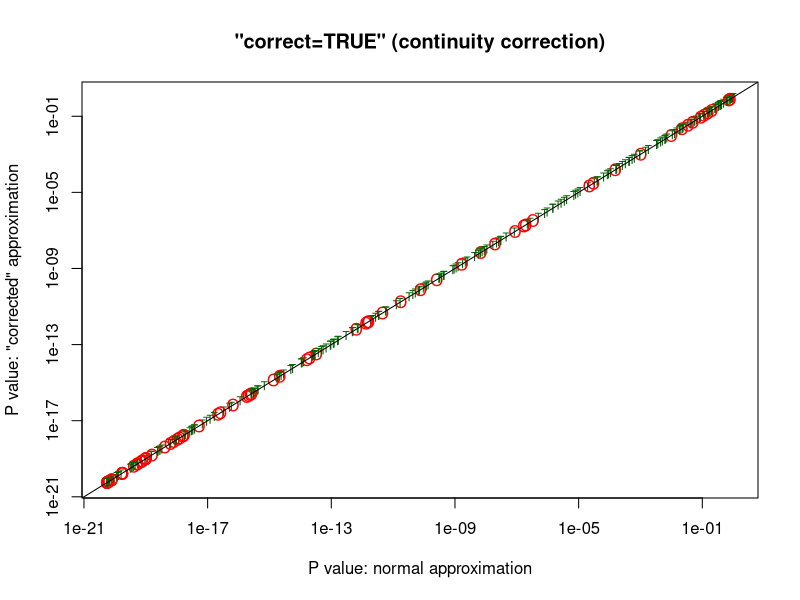
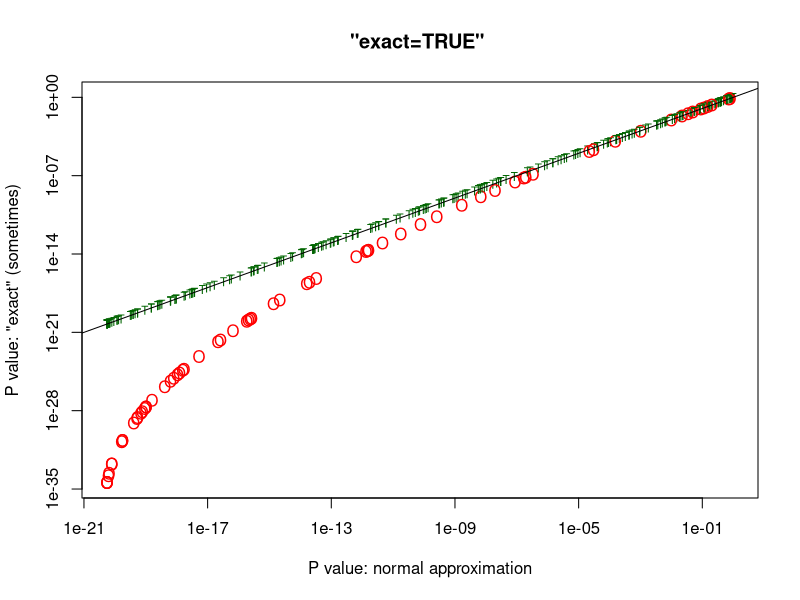
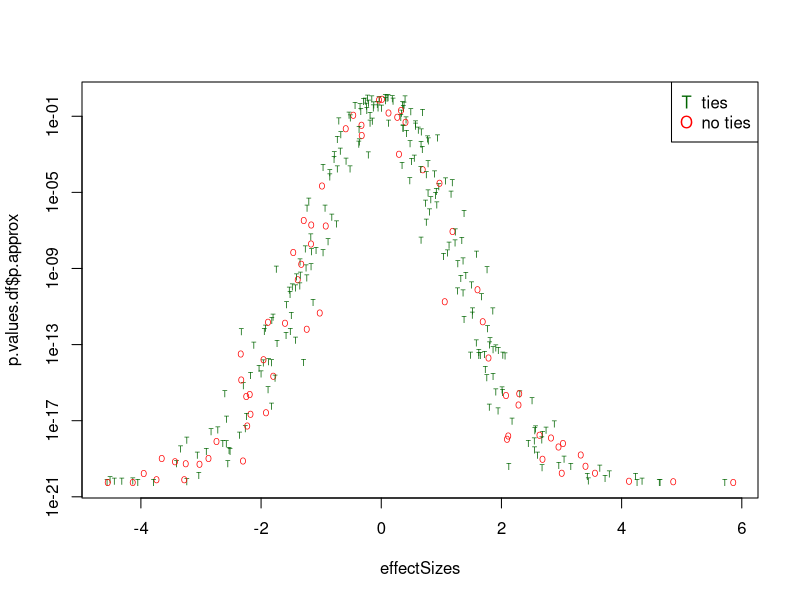
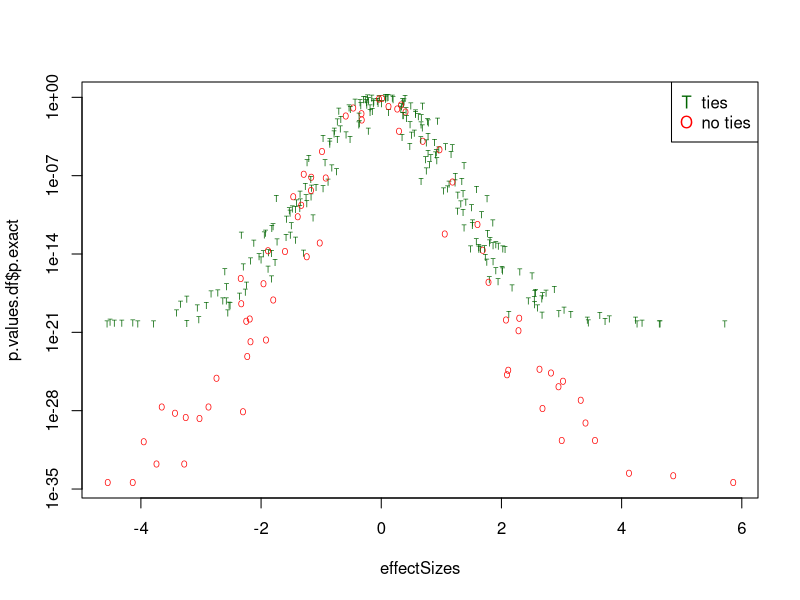

Source code (R) for these figures, in order:
## ---- chunk 1
knitr::opts_chunk$set(echo = TRUE)
## ---- chunk 2
sampleSize = 120
nFeatures = 300
## ---- chunk 3
outcomeClass = rbinom(sampleSize, 1, 1/2)
effectSizes = rnorm(nFeatures) * 2
## ---- chunk 4
do.wilcoxes = function(Xrounded) {
  X0 <- Xrounded[outcomeClass==0]
  X1 <- Xrounded[outcomeClass==1]
  data.frame(p.approx = wilcox.test(X0, X1)$p.value,
             p.correct = wilcox.test(X0, X1, correct=T)$p.value,
             p.exact = wilcox.test(X0, X1, exact=T)$p.value,
             anyTied = length(unique(Xrounded)) < sampleSize 
                  # not all unique.
   )
}
#options.saved = options(warn=-1)
p.values.list = lapply(effectSizes, function(effSize){
  X = rnorm(sampleSize) + effSize*outcomeClass
  Xrounded <<- round(X, digits=3)
  do.wilcoxes(Xrounded)
 }
)
#options(options.saved)
## ---- chunk 5
library(plyr)
p.values.df = ldply(p.values.list)
table(p.values.df$anyTied)

## ---- chunk 6
colors = c("red","darkgreen")[p.values.df$anyTied+1]  
cex = c(1,0.7)[p.values.df$anyTied+1]  
pch = c("O", "T")[p.values.df$anyTied+1]  
with(p.values.df, {
    plot(p.approx, p.correct, log="xy", col=colors, pch=pch, cex=cex, 
         xlab="P value: normal approximation", 
         ylab="P value: \"corrected\" approximation")
    abline(a=0,b=1)
    title('"correct=TRUE" (continuity correction)')
  }
)
## ---- chunk 7
with(p.values.df, {
    plot(p.approx,p.exact, log="xy", col=colors, pch=pch, cex=cex,
         xlab="P value: normal approximation", 
         ylab="P value: \"exact\" (sometimes)")
    abline(a=0,b=1)
    title('"exact=TRUE" ')
  }
)
## ---- chunk 8
plot(effectSizes, p.values.df$p.approx, pch = pch, cex=1/2, col = colors, log='y')
legend(x = 'topright', legend=c('ties', 'no ties'), pch=c('T', 'O'), col=c('darkgreen', 'red'))
## ---- chunk 9
plot(effectSizes, p.values.df$p.exact, pch = pch, cex=1/2, col = colors, log='y')
legend(x = 'topright', legend=c('ties', 'no ties'), pch=c('T', 'O'), col=c('darkgreen', 'red'))

## ---- chunk 10
effSize = 2

## ---- chunk 11
X = rnorm(sampleSize) + effSize*outcomeClass
X[2] = X[1] + 0.0001   #almost a tie
do.wilcoxes(X)
## ---- chunk 12
t(
  sapply(6:0, function(digits) {
    c(digits=digits, do.wilcoxes(round(X, digits=digits)))
    }
    )
)
## ---- chunk 13
Xrounded3 = round(X, digits=3)
do.wilcoxes(Xrounded3)
which(duplicated(Xrounded3))
ties = which(duplicated(Xrounded3))
Xbrokentie = Xrounded3
Xbrokentie[ties] = Xbrokentie[ties] + 1e-7
do.wilcoxes(Xbrokentie)
## ---- chunk 14
system.time(for(i in 1:20)do.wilcoxes(Xrounded3))
system.time(for(i in 1:20)do.wilcoxes(Xbrokentie))
